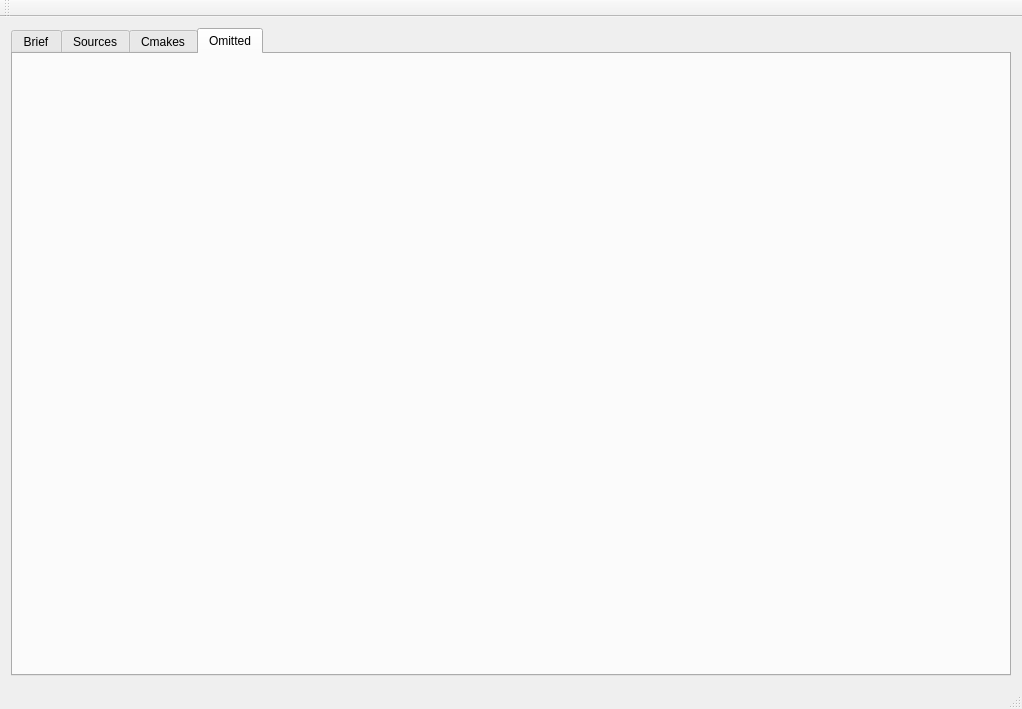
<?xml version="1.0" encoding="UTF-8"?>
<ui version="4.0">
 <class>MainWindow</class>
 <widget class="QMainWindow" name="MainWindow">
  <property name="geometry">
   <rect>
    <x>0</x>
    <y>0</y>
    <width>1022</width>
    <height>709</height>
   </rect>
  </property>
  <property name="windowTitle">
   <string>MainWindow</string>
  </property>
  <widget class="QWidget" name="centralWidget">
   <layout class="QVBoxLayout" name="verticalLayout_2">
    <item>
     <widget class="QTabWidget" name="tabWidget">
      <property name="currentIndex">
       <number>3</number>
      </property>
      <widget class="QWidget" name="tab_brief">
       <attribute name="title">
        <string>Brief</string>
       </attribute>
       <layout class="QVBoxLayout" name="verticalLayout">
        <item>
         <layout class="QHBoxLayout" name="horizontalLayout">
          <item>
           <widget class="QPushButton" name="open_folder_btn">
            <property name="text">
             <string>Open folder</string>
            </property>
           </widget>
          </item>
          <item>
           <widget class="QLabel" name="root_folder_lbl">
            <property name="sizePolicy">
             <sizepolicy hsizetype="Expanding" vsizetype="Preferred">
              <horstretch>0</horstretch>
              <verstretch>0</verstretch>
             </sizepolicy>
            </property>
            <property name="text">
             <string>&lt;waiting...&gt;</string>
            </property>
           </widget>
          </item>
         </layout>
        </item>
        <item>
         <spacer name="verticalSpacer">
          <property name="orientation">
           <enum>Qt::Vertical</enum>
          </property>
          <property name="sizeHint" stdset="0">
           <size>
            <width>20</width>
            <height>545</height>
           </size>
          </property>
         </spacer>
        </item>
       </layout>
      </widget>
      <widget class="QWidget" name="tab_sources">
       <attribute name="title">
        <string>Sources</string>
       </attribute>
       <layout class="QVBoxLayout" name="verticalLayout_3">
        <item>
         <widget class="ReportForm" name="sources" native="true"/>
        </item>
       </layout>
      </widget>
      <widget class="QWidget" name="tab_6">
       <attribute name="title">
        <string>Cmakes</string>
       </attribute>
       <layout class="QVBoxLayout" name="verticalLayout_4">
        <item>
         <widget class="ReportForm" name="cmakes" native="true"/>
        </item>
       </layout>
      </widget>
      <widget class="QWidget" name="tab_5">
       <attribute name="title">
        <string>Omitted</string>
       </attribute>
       <layout class="QVBoxLayout" name="verticalLayout_5">
        <item>
         <widget class="ReportForm" name="omitted" native="true"/>
        </item>
       </layout>
      </widget>
     </widget>
    </item>
   </layout>
  </widget>
  <widget class="QMenuBar" name="menuBar">
   <property name="geometry">
    <rect>
     <x>0</x>
     <y>0</y>
     <width>1022</width>
     <height>22</height>
    </rect>
   </property>
  </widget>
  <widget class="QToolBar" name="mainToolBar">
   <attribute name="toolBarArea">
    <enum>TopToolBarArea</enum>
   </attribute>
   <attribute name="toolBarBreak">
    <bool>false</bool>
   </attribute>
  </widget>
  <widget class="QStatusBar" name="statusBar"/>
 </widget>
 <layoutdefault spacing="6" margin="11"/>
 <customwidgets>
  <customwidget>
   <class>ReportForm</class>
   <extends>QWidget</extends>
   <header>reportform.h</header>
   <container>1</container>
  </customwidget>
 </customwidgets>
 <resources/>
 <connections/>
</ui>
